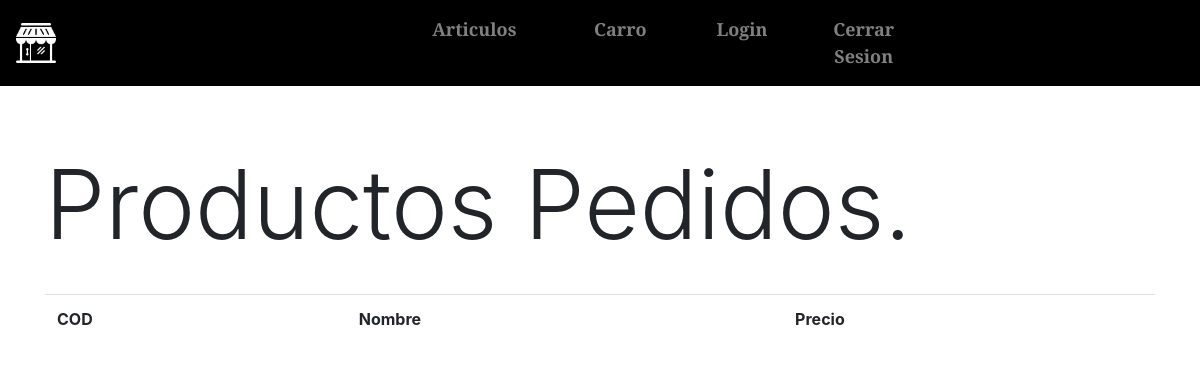
Page /comprasYpedidos.php (signed in) on the earlier database version.
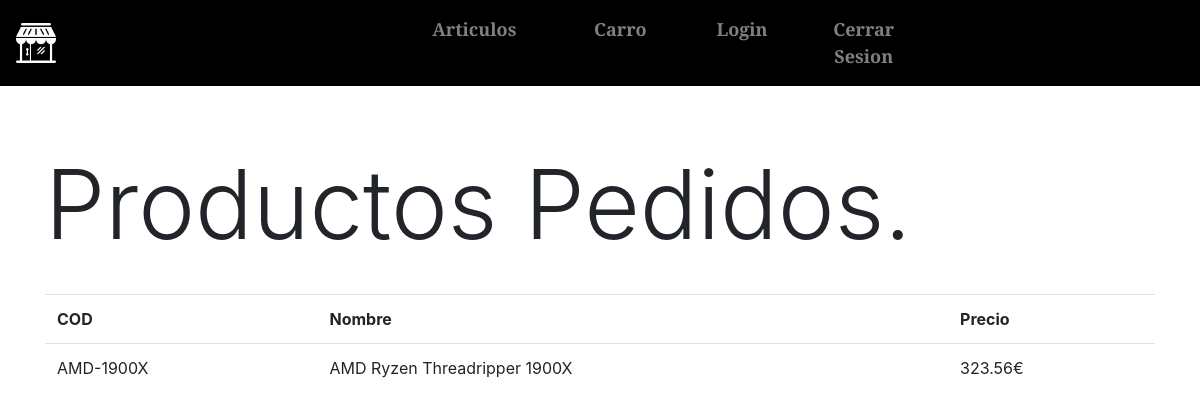
Same page on the later database version.
### tables this page shows
CREATE TABLE `producto` (
  `COD` varchar(12) NOT NULL,
  `Nombre` varchar(200) NOT NULL,
  `nombre_corto` varchar(50) NOT NULL,
  `Descripcion` text NOT NULL,
  `PVP` float(10,2) NOT NULL,
  `Familia` varchar(15) NOT NULL,
  `Stock` int(3) NOT NULL,
  `foto` varchar(255) NOT NULL
);

### comprasYpedidos.php (the view, shortened to what this page needs)
<?php
	include("funciones.php");
	echo "<!DOCTYPE html>
			<html>
			<head>
				<meta charset='utf-8'>
				<title>Compras</title>";
	echo "</head>
			<body>";
			echo "<h1 class='display-1'>Productos Pedidos.</h1><br>";
			$conexion = conectar("localhost","root","","bd_hardware");
			$sql = "SELECT producto.COD, producto.nombre_corto, producto.PVP from clientes INNER JOIN pedidos on pedidos.DNI=clientes.DNI INNER JOIN lineas ON pedidos.Num_Pedido=lineas.Num_Pedido INNER JOIN producto ON producto.COD=lineas.Producto WHERE clientes.nombre='".$_SESSION["Usuario"]."'";
			$consultar = $conexion -> query($sql);
			echo '<table class="table table-condensed"
				<tr>
					<th>COD</th><th>Nombre</th><th>Precio</th></tr>';
			while ($fila = $consultar->fetch_assoc()) {
				echo "<tr><td>".$fila["COD"]."</td>
						<td>".$fila["nombre_corto"]."</td>
						<td>".$fila["PVP"]."€</td></tr>";
			}
			echo"</table>";
	echo "</body>
			</html>";
 ?>

Differences in the rows shown:
now on this page (row edited): producto: COD "AMD-1900X", nombre_corto "AMD Ryzen Threadripper 1900X", PVP "323.56"
